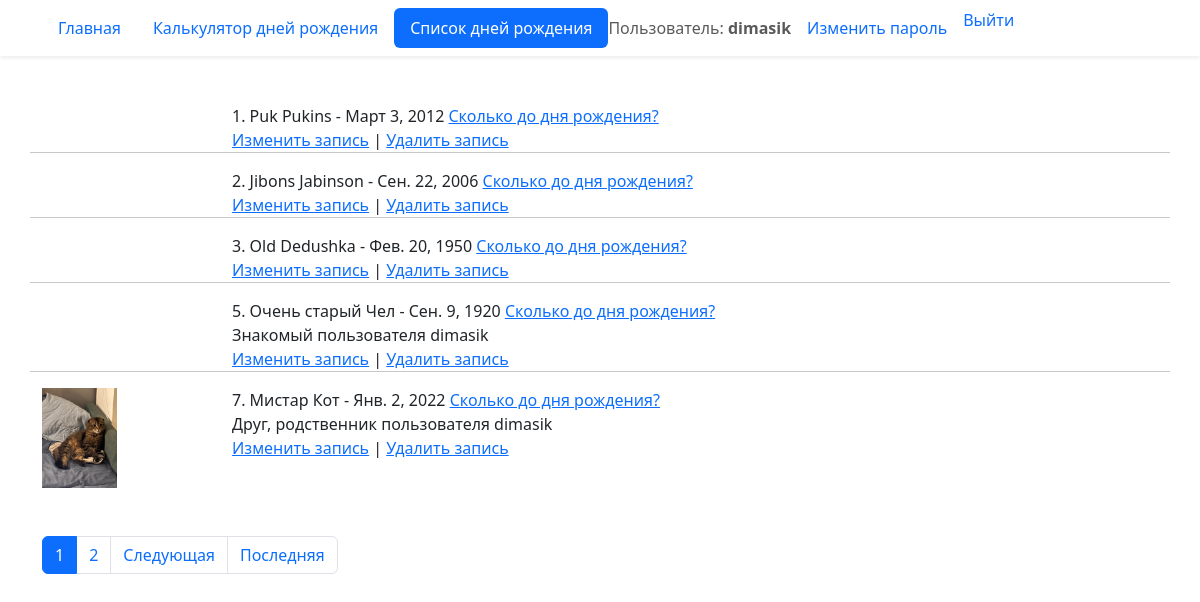
The page /birthday/list/ (signed in) on the database its author committed.
### birthday/models.py (models this page shows, shortened)
class Birthday(models.Model):
    first_name = models.CharField('Имя', max_length=30)
    last_name = models.CharField(
        'Фамилия', blank=True, help_text='Необязательное поле', max_length=30
    )
    birthday = models.DateField('Дата рождения', validators=(real_age,))
    image = models.ImageField('Фото', upload_to='birthdays_images', blank=True)
    author = models.ForeignKey(
        User, verbose_name='Автор записи', on_delete=models.CASCADE, null=True
    )
    tags = models.ManyToManyField(
        Tag,
        verbose_name='Теги',
        blank=True,
        help_text='Удерживайте Ctrl для выбора нескольких вариантов'
    )
    class Meta:
        constraints = (
            models.UniqueConstraint(
                fields=('first_name', 'last_name', 'birthday'),
                name='Unique person constraint',
            ),
        )

class Tag(models.Model):
    tag = models.CharField('Тег', max_length=20)

### birthday/views.py (the view)
# urls.py: path('list/', views.BirthdayListView.as_view(), name='list'),
class BirthdayListView(ListView):
    model = Birthday
    ordering = 'id'
    paginate_by = 5

### templates/birthday/birthday_list.html (shortened to what this page needs)
{% extends "base.html" %}
{% block content %}
  {% for birthday in object_list %}
    <div class="row">
      <div class="col-2">
        {% if birthday.image %}
          <img src="{{ birthday.image.url }}" height="100">
        {% endif %}
      </div>
      <div class="col-10">
        <div>
          {{ birthday.id }}. {{ birthday.first_name }} {{ birthday.last_name }} - {{ birthday.birthday }}
          <a href="{% url 'birthday:detail' birthday.id %}">Сколько до дня рождения?</a>
        </div>
        <div>
        </div>
          {% if birthday.author == user %}
            <div>
              <a href="{% url 'birthday:edit' birthday.id %}">Изменить запись</a> | <a href="{% url 'birthday:delete' birthday.id %}">Удалить запись</a>
            </div>
          {% endif %}
      </div>
      {% if not forloop.last %}
        <hr>
      {% endif %}
    </div>
  {% endfor %}
  {% include "includes/paginator.html" %}
{% endblock %}

### templates/includes/header.html (shortened to what this page needs)
<header>
  <nav class="navbar shadow-sm">
    <div class="container">
      {% with request.resolver_match.view_name as view_name %}
        <ul class="nav nav-pills">
          <li class="nav-item">
            <a class="nav-link {% if view_name == 'pages:homepage' %} active {% endif %}"
              href="{% url 'pages:homepage' %}">
              Главная
            </a>
          </li>
          <li class="nav-item">
            <a class="nav-link {% if view_name == 'birthday:create' %} active {% endif %}"
              href="{% url 'birthday:create' %}">
              Калькулятор дней рождения
            </a>
          </li>
          <li class="nav-item">
            <a class="nav-link {% if view_name == 'birthday:list' %} active {% endif %}" href="{% url 'birthday:list' %}">
              Cписок дней рождения
            </a>
          </li>
          {% if user.is_authenticated %}
            <span class="navbar-text">Пользователь: <b>{{ user.username }}</b></span>
            <li class="nav-item">
              <a class="nav-link{% if view_name == 'password_change' %} active {% endif %}"
                href="{% url 'password_change' %}">Изменить пароль</a>
            </li>
            <li class="nav-item">
              <form method="post" action="{% url 'logout' %}" style="display: inline;">
                  <button type="submit" class="nav-link btn btn-link" style="padding: 0; border: none; background: none;">
                   Выйти
                  </button>
              </form>
            </li>
          {% endif %}
        </ul>
      {% endwith %}
    </div>
  </nav>
</header>

### rows shown on the page
Birthday: id "1", first_name "Puk", last_name "Pukins", birthday "Март 3, 2012", shows "Изменить запись"
Birthday: id "2", first_name "Jibons", last_name "Jabinson", birthday "Сен. 22, 2006", shows "Изменить запись"
Birthday: id "3", first_name "Old", last_name "Dedushka", birthday "Фев. 20, 1950", shows "Изменить запись"
Birthday: id "5", first_name "Очень старый", last_name "Чел", birthday "Сен. 9, 1920", id+author "Знакомый пользователя dimasik", shows "Изменить запись"
Birthday: image (picture), id "7", first_name "Мистар", last_name "Кот", birthday "Янв. 2, 2022", id+author "Друг , родственник пользователя dimasik", shows "Изменить запись"

### other values the page prints
{{ user.username }} "dimasik"
{{ i }} "1"
{{ i }} "2"
